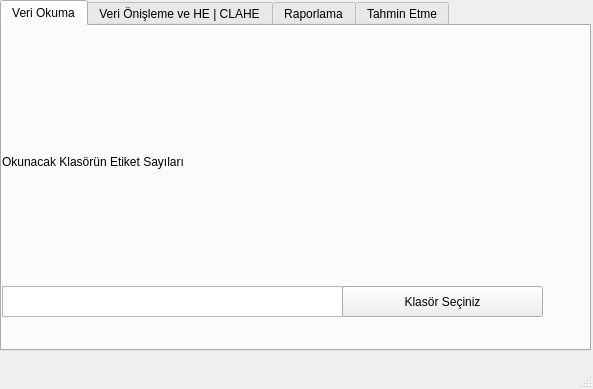
<?xml version="1.0" encoding="UTF-8"?>
<ui version="4.0">
 <class>MainWindow</class>
 <widget class="QMainWindow" name="MainWindow">
  <property name="geometry">
   <rect>
    <x>0</x>
    <y>0</y>
    <width>593</width>
    <height>389</height>
   </rect>
  </property>
  <property name="windowTitle">
   <string>MainWindow</string>
  </property>
  <widget class="QWidget" name="centralwidget">
   <widget class="QTabWidget" name="tabWidget">
    <property name="geometry">
     <rect>
      <x>0</x>
      <y>0</y>
      <width>591</width>
      <height>351</height>
     </rect>
    </property>
    <property name="currentIndex">
     <number>0</number>
    </property>
    <widget class="QWidget" name="tab">
     <attribute name="title">
      <string>Veri Okuma</string>
     </attribute>
     <widget class="QTextEdit" name="teFolderName">
      <property name="geometry">
       <rect>
        <x>0</x>
        <y>260</y>
        <width>341</width>
        <height>31</height>
       </rect>
      </property>
     </widget>
     <widget class="QPushButton" name="pbVeriOkuma">
      <property name="geometry">
       <rect>
        <x>340</x>
        <y>260</y>
        <width>201</width>
        <height>31</height>
       </rect>
      </property>
      <property name="text">
       <string>Klasör Seçiniz</string>
      </property>
     </widget>
     <widget class="QLabel" name="labelDataRead">
      <property name="geometry">
       <rect>
        <x>0</x>
        <y>20</y>
        <width>341</width>
        <height>231</height>
       </rect>
      </property>
      <property name="text">
       <string>Okunacak Klasörün Etiket Sayıları</string>
      </property>
      <property name="scaledContents">
       <bool>true</bool>
      </property>
     </widget>
    </widget>
    <widget class="QWidget" name="tab_3">
     <attribute name="title">
      <string>Veri Önişleme ve HE | CLAHE</string>
     </attribute>
     <widget class="QGroupBox" name="groupBox">
      <property name="geometry">
       <rect>
        <x>10</x>
        <y>0</y>
        <width>261</width>
        <height>151</height>
       </rect>
      </property>
      <property name="title">
       <string>Veri Önişleme</string>
      </property>
      <widget class="QPushButton" name="pbVeriOnisleme">
       <property name="geometry">
        <rect>
         <x>10</x>
         <y>90</y>
         <width>141</width>
         <height>51</height>
        </rect>
       </property>
       <property name="text">
        <string>Hazırla</string>
       </property>
      </widget>
      <widget class="QCheckBox" name="cbVeriArtirimi">
       <property name="geometry">
        <rect>
         <x>10</x>
         <y>40</y>
         <width>121</width>
         <height>41</height>
        </rect>
       </property>
       <property name="text">
        <string>Veri Artırımı Uygula</string>
       </property>
      </widget>
      <widget class="QLabel" name="label">
       <property name="geometry">
        <rect>
         <x>10</x>
         <y>10</y>
         <width>231</width>
         <height>41</height>
        </rect>
       </property>
       <property name="text">
        <string>Bu adımda HE ve CLAHE işlemleri yapılacaktır</string>
       </property>
      </widget>
     </widget>
     <widget class="QGroupBox" name="groupBox_2">
      <property name="geometry">
       <rect>
        <x>10</x>
        <y>160</y>
        <width>561</width>
        <height>161</height>
       </rect>
      </property>
      <property name="title">
       <string>Örnek Görüntüler</string>
      </property>
      <widget class="QLabel" name="lblOrnekGorsel">
       <property name="geometry">
        <rect>
         <x>10</x>
         <y>20</y>
         <width>161</width>
         <height>131</height>
        </rect>
       </property>
       <property name="text">
        <string>1.Örnek Görüntü</string>
       </property>
       <property name="scaledContents">
        <bool>true</bool>
       </property>
      </widget>
      <widget class="QLabel" name="lblOrnekGorsel2">
       <property name="geometry">
        <rect>
         <x>190</x>
         <y>20</y>
         <width>161</width>
         <height>131</height>
        </rect>
       </property>
       <property name="text">
        <string>2.Örnek Görüntü</string>
       </property>
       <property name="scaledContents">
        <bool>true</bool>
       </property>
      </widget>
      <widget class="QLabel" name="lblOrnekGorsel3">
       <property name="geometry">
        <rect>
         <x>390</x>
         <y>20</y>
         <width>161</width>
         <height>131</height>
        </rect>
       </property>
       <property name="text">
        <string>3.Örnek Görüntü</string>
       </property>
       <property name="scaledContents">
        <bool>true</bool>
       </property>
      </widget>
     </widget>
     <widget class="QGroupBox" name="groupBox_3">
      <property name="geometry">
       <rect>
        <x>279</x>
        <y>-1</y>
        <width>291</width>
        <height>151</height>
       </rect>
      </property>
      <property name="title">
       <string>Eğitme İşlemleri</string>
      </property>
      <widget class="QPushButton" name="pbTrainTransferLearning">
       <property name="geometry">
        <rect>
         <x>10</x>
         <y>30</y>
         <width>271</width>
         <height>51</height>
        </rect>
       </property>
       <property name="text">
        <string>Transfer Learning ile Eğit </string>
       </property>
      </widget>
      <widget class="QPushButton" name="pbCML">
       <property name="geometry">
        <rect>
         <x>10</x>
         <y>90</y>
         <width>271</width>
         <height>51</height>
        </rect>
       </property>
       <property name="text">
        <string>Klasik Makine Öğrenimi İle Eğit</string>
       </property>
      </widget>
     </widget>
    </widget>
    <widget class="QWidget" name="tab_4">
     <attribute name="title">
      <string>Raporlama</string>
     </attribute>
     <widget class="QLabel" name="lblAccuracy">
      <property name="geometry">
       <rect>
        <x>10</x>
        <y>10</y>
        <width>251</width>
        <height>131</height>
       </rect>
      </property>
      <property name="text">
       <string>Makinenizi Öğrettikten sonra Accuracy Grafiği
buraya gelecektir.
(Transfer Learning)</string>
      </property>
      <property name="scaledContents">
       <bool>true</bool>
      </property>
     </widget>
     <widget class="QLabel" name="lblLoss">
      <property name="geometry">
       <rect>
        <x>300</x>
        <y>10</y>
        <width>251</width>
        <height>131</height>
       </rect>
      </property>
      <property name="text">
       <string>Makinenizi Öğrettikten sonra Loss Grafiği
buraya gelecektir.
(Transfer Learning)</string>
      </property>
      <property name="scaledContents">
       <bool>true</bool>
      </property>
     </widget>
     <widget class="QLabel" name="lblROC">
      <property name="geometry">
       <rect>
        <x>300</x>
        <y>170</y>
        <width>251</width>
        <height>131</height>
       </rect>
      </property>
      <property name="text">
       <string>Makinenizi Öğrettikten sonra  ROC Eğrisi Grafiği
buraya gelecektir.</string>
      </property>
      <property name="scaledContents">
       <bool>true</bool>
      </property>
     </widget>
     <widget class="QLabel" name="lblKarmasiklikMatrisi">
      <property name="geometry">
       <rect>
        <x>10</x>
        <y>170</y>
        <width>251</width>
        <height>131</height>
       </rect>
      </property>
      <property name="text">
       <string>Makinenizi Öğrettikten sonra  Karmaşıklık Matrisi
(Confusion Matrix)buraya gelecektir.</string>
      </property>
      <property name="scaledContents">
       <bool>true</bool>
      </property>
     </widget>
    </widget>
    <widget class="QWidget" name="tab_2">
     <attribute name="title">
      <string>Tahmin Etme</string>
     </attribute>
     <widget class="QTextEdit" name="teTahminEt">
      <property name="geometry">
       <rect>
        <x>20</x>
        <y>280</y>
        <width>341</width>
        <height>31</height>
       </rect>
      </property>
     </widget>
     <widget class="QPushButton" name="pbTahminEtGorsel">
      <property name="geometry">
       <rect>
        <x>360</x>
        <y>280</y>
        <width>131</width>
        <height>31</height>
       </rect>
      </property>
      <property name="text">
       <string>Resim Seçiniz...</string>
      </property>
     </widget>
     <widget class="QLabel" name="lblDataReadTahmin">
      <property name="geometry">
       <rect>
        <x>20</x>
        <y>40</y>
        <width>381</width>
        <height>231</height>
       </rect>
      </property>
      <property name="text">
       <string>Tahmin etmek istediğiniz fotoğrafı &quot;Resim Seçiniz...&quot; buttonundan seçip
&quot;Tahmin Et&quot; buttonuna tıklamanız gerekmektedir.</string>
      </property>
      <property name="scaledContents">
       <bool>true</bool>
      </property>
     </widget>
     <widget class="QLabel" name="lblAcc">
      <property name="geometry">
       <rect>
        <x>410</x>
        <y>140</y>
        <width>51</width>
        <height>21</height>
       </rect>
      </property>
      <property name="text">
       <string>Accuracy:</string>
      </property>
     </widget>
     <widget class="QLabel" name="label_4">
      <property name="geometry">
       <rect>
        <x>410</x>
        <y>80</y>
        <width>71</width>
        <height>16</height>
       </rect>
      </property>
      <property name="text">
       <string>Tahmin Edilen:</string>
      </property>
     </widget>
     <widget class="QLabel" name="lblDorumu">
      <property name="geometry">
       <rect>
        <x>490</x>
        <y>140</y>
        <width>51</width>
        <height>21</height>
       </rect>
      </property>
      <property name="text">
       <string/>
      </property>
     </widget>
     <widget class="QLabel" name="lblGercekEtiket">
      <property name="geometry">
       <rect>
        <x>410</x>
        <y>30</y>
        <width>151</width>
        <height>20</height>
       </rect>
      </property>
      <property name="text">
       <string/>
      </property>
     </widget>
     <widget class="QLabel" name="lblTahminEtiket">
      <property name="geometry">
       <rect>
        <x>490</x>
        <y>80</y>
        <width>71</width>
        <height>16</height>
       </rect>
      </property>
      <property name="text">
       <string/>
      </property>
     </widget>
     <widget class="QPushButton" name="pbTahminEt">
      <property name="geometry">
       <rect>
        <x>490</x>
        <y>280</y>
        <width>75</width>
        <height>31</height>
       </rect>
      </property>
      <property name="text">
       <string>Tahmin Et</string>
      </property>
     </widget>
    </widget>
   </widget>
  </widget>
  <widget class="QMenuBar" name="menubar">
   <property name="geometry">
    <rect>
     <x>0</x>
     <y>0</y>
     <width>593</width>
     <height>21</height>
    </rect>
   </property>
  </widget>
  <widget class="QStatusBar" name="statusbar"/>
 </widget>
 <resources/>
 <connections/>
</ui>
